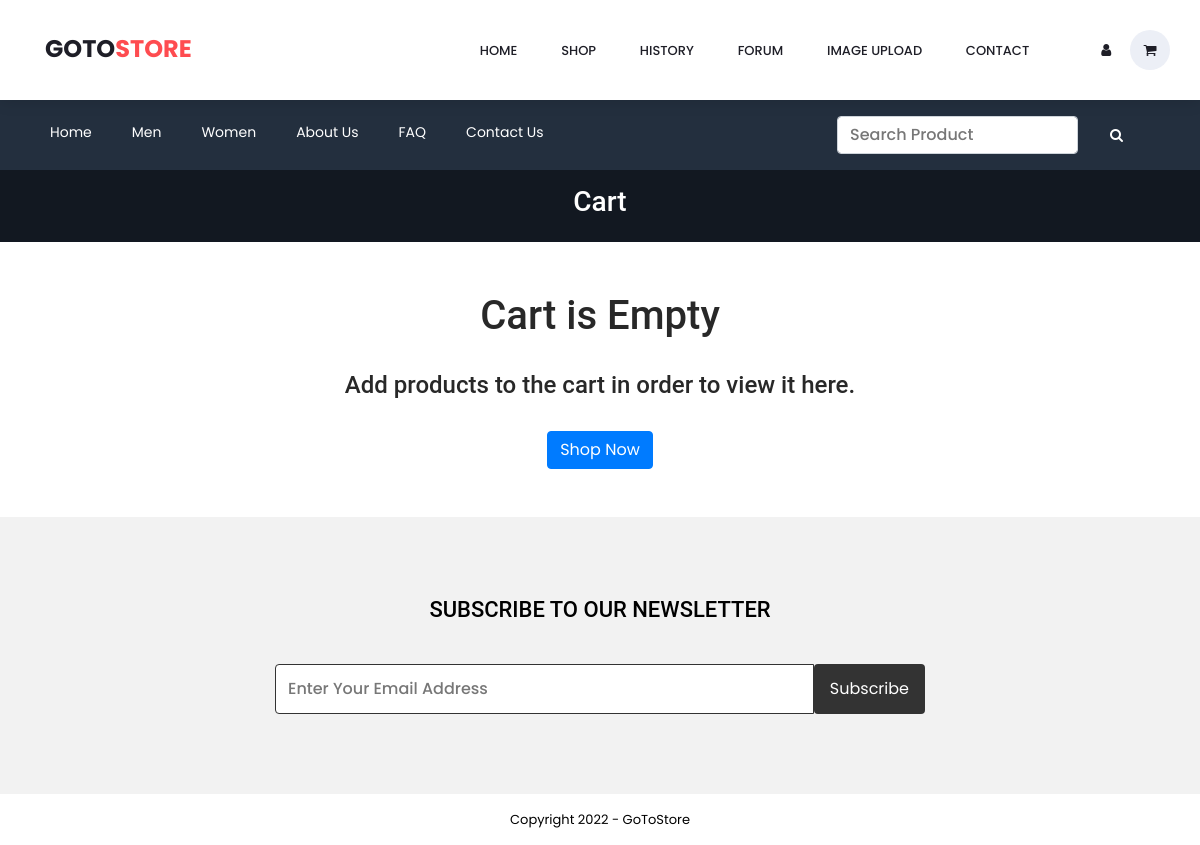
/cart.php (signed in), run on the app's committed database.
### tables this page shows
CREATE TABLE `tbl_top_category` (
  `tcat_id` int(11) NOT NULL,
  `tcat_name` varchar(255) NOT NULL,
  `show_on_menu` int(1) NOT NULL
);

CREATE TABLE `tbl_page` (
  `id` int(11) NOT NULL,
  `about_title` varchar(255) NOT NULL,
  `about_content` text NOT NULL,
  `about_banner` varchar(255) NOT NULL,
  `about_meta_title` varchar(255) NOT NULL,
  `about_meta_keyword` text NOT NULL,
  `about_meta_description` text NOT NULL,
  `faq_title` varchar(255) NOT NULL,
  `faq_banner` varchar(255) NOT NULL,
  `faq_meta_title` varchar(255) NOT NULL,
  `faq_meta_keyword` text NOT NULL,
  `faq_meta_description` text NOT NULL,
  `blog_title` varchar(255) NOT NULL,
  `blog_banner` varchar(255) NOT NULL,
  `blog_meta_title` varchar(255) NOT NULL,
  `blog_meta_keyword` text NOT NULL,
  `blog_meta_description` text NOT NULL,
  `contact_title` varchar(255) NOT NULL,
  `contact_banner` varchar(255) NOT NULL,
  `contact_meta_title` varchar(255) NOT NULL,
  `contact_meta_keyword` text NOT NULL,
  `contact_meta_description` text NOT NULL,
  `pgallery_title` varchar(255) NOT NULL,
  `pgallery_banner` varchar(255) NOT NULL,
  `pgallery_meta_title` varchar(255) NOT NULL,
  `pgallery_meta_keyword` text NOT NULL,
  `pgallery_meta_description` text NOT NULL,
  `vgallery_title` varchar(255) NOT NULL,
  `vgallery_banner` varchar(255) NOT NULL,
  `vgallery_meta_title` varchar(255) NOT NULL,
  `vgallery_meta_keyword` text NOT NULL,
  `vgallery_meta_description` text NOT NULL
);

CREATE TABLE `tbl_settings` (
  `id` int(11) NOT NULL,
  `logo` varchar(255) NOT NULL,
  `favicon` varchar(255) NOT NULL,
  `footer_about` text NOT NULL,
  `footer_copyright` text NOT NULL,
  `contact_address` text NOT NULL,
  `contact_email` varchar(255) NOT NULL,
  `contact_phone` varchar(255) NOT NULL,
  `contact_fax` varchar(255) NOT NULL,
  `contact_map_iframe` text NOT NULL,
  `receive_email` varchar(255) NOT NULL,
  `receive_email_subject` varchar(255) NOT NULL,
  `receive_email_thank_you_message` text NOT NULL,
  `forget_password_message` text NOT NULL,
  `total_recent_post_footer` int(10) NOT NULL,
  `total_popular_post_footer` int(10) NOT NULL,
  `total_recent_post_sidebar` int(11) NOT NULL,
  `total_popular_post_sidebar` int(11) NOT NULL,
  `total_featured_product_home` int(11) NOT NULL,
  `total_latest_product_home` int(11) NOT NULL,
  `total_popular_product_home` int(11) NOT NULL,
  `meta_title_home` text NOT NULL,
  `meta_keyword_home` text NOT NULL,
  `meta_description_home` text NOT NULL,
  `banner_login` varchar(255) NOT NULL,
  `banner_registration` varchar(255) NOT NULL,
  `banner_forget_password` varchar(255) NOT NULL,
  `banner_reset_password` varchar(255) NOT NULL,
  `banner_search` varchar(255) NOT NULL,
  `banner_cart` varchar(255) NOT NULL,
  `banner_checkout` varchar(255) NOT NULL,
  `banner_product_category` varchar(255) NOT NULL,
  `banner_blog` varchar(255) NOT NULL,
  `cta_title` varchar(255) NOT NULL,
  `cta_content` text NOT NULL,
  `cta_read_more_text` varchar(255) NOT NULL,
  `cta_read_more_url` varchar(255) NOT NULL,
  `cta_photo` varchar(255) NOT NULL,
  `featured_product_title` varchar(255) NOT NULL,
  `featured_product_subtitle` varchar(255) NOT NULL,
  `latest_product_title` varchar(255) NOT NULL,
  `latest_product_subtitle` varchar(255) NOT NULL,
  `popular_product_title` varchar(255) NOT NULL,
  `popular_product_subtitle` varchar(255) NOT NULL,
  `testimonial_title` varchar(255) NOT NULL,
  `testimonial_subtitle` varchar(255) NOT NULL,
  `testimonial_photo` varchar(255) NOT NULL,
  `blog_title` varchar(255) NOT NULL,
  `blog_subtitle` varchar(255) NOT NULL,
  `newsletter_text` text NOT NULL,
  `paypal_email` varchar(255) NOT NULL,
  `stripe_public_key` varchar(255) NOT NULL,
  `stripe_secret_key` varchar(255) NOT NULL,
  `bank_detail` text NOT NULL,
  `before_head` text NOT NULL,
  `after_body` text NOT NULL,
  `before_body` text NOT NULL,
  `home_service_on_off` int(11) NOT NULL,
  `home_welcome_on_off` int(11) NOT NULL,
  `home_featured_product_on_off` int(11) NOT NULL,
  `home_latest_product_on_off` int(11) NOT NULL,
  `home_popular_product_on_off` int(11) NOT NULL,
  `home_testimonial_on_off` int(11) NOT NULL,
  `home_blog_on_off` int(11) NOT NULL,
  `newsletter_on_off` int(11) NOT NULL,
  `ads_above_welcome_on_off` int(1) NOT NULL,
  `ads_above_featured_product_on_off` int(1) NOT NULL,
  `ads_above_latest_product_on_off` int(1) NOT NULL,
  `ads_above_popular_product_on_off` int(1) NOT NULL,
  `ads_above_testimonial_on_off` int(1) NOT NULL,
  `ads_category_sidebar_on_off` int(1) NOT NULL
);

### cart.php (the view, shortened to what this page needs)
<?php require_once('header.php'); ?>
<?php
$statement = $pdo->prepare("SELECT * FROM tbl_settings WHERE id=1");
$statement->execute();
$result = $statement->fetchAll(PDO::FETCH_ASSOC);
foreach ($result as $row) {
    $banner_cart = $row['banner_cart'];
}
?>
<div class="page-banner" style="background-image: url(assets/uploads/<?php echo $banner_cart; ?>)">
    <div class="overlay"></div>
    <div class="page-banner-inner">
        <h3><?php echo "Cart"; ?></h3>
    </div>
</div>
<div class="page">
    <div class="container">
        <div class="row">
            <div class="col-md-12">
                <?php if (!isset($_SESSION['cart_p_id'])) : ?>
                    <?php echo '<h2 class="text-center">Cart is Empty</h2></br>'; ?>
                    <?php echo '<h4 class="text-center">Add products to the cart in order to view it here.</h4>'; ?>
                    <div class="shop-button" style="display: flex; justify-content:center; margin: 2rem 0;">
                        <a href="./product-category.php?id=1&type=top-category" style="margin: auto;"><button class="btn btn-primary">Shop Now</button></a>
                    </div>
                <?php endif; ?>
            </div>
        </div>
    </div>
</div>
<?php require_once('footer.php'); ?>

### header.php (shortened to what this page needs)
<?php
include("admin/inc/config.php");
$statement = $pdo->prepare("SELECT * FROM tbl_settings WHERE id=1");
$statement->execute();
$result = $statement->fetchAll(PDO::FETCH_ASSOC);
?>
<!DOCTYPE html>
<html lang="en">
<head>
	<link rel="stylesheet" href="https://cdn.jsdelivr.net/npm/bootstrap@4.0.0/dist/css/bootstrap.min.css">
	<link rel="stylesheet" href="assets/css/font-awesome.min.css">
	<link rel="stylesheet" href="assets/css/owl.carousel.min.css">
	<link rel="stylesheet" href="assets/css/owl.theme.default.min.css">
	<link rel="stylesheet" href="assets/css/jquery.bxslider.min.css">
	<link rel="stylesheet" href="assets/css/magnific-popup.css">
	<link rel="stylesheet" href="assets/css/rating.css">
	<link rel="stylesheet" href="assets/css/spacing.css">
	<link rel="stylesheet" href="assets/css/bootstrap-touch-slider.css">
	<link rel="stylesheet" href="assets/css/animate.min.css">
	<link rel="stylesheet" href="assets/css/tree-menu.css">
	<link rel="stylesheet" href="assets/css/select2.min.css">
	<link rel="stylesheet" href="assets/css/main.css">
	<link rel="stylesheet" href="assets/css/responsive.css">
	<link rel="stylesheet" type="text/css" href="styles/main_styles.css">
	<link rel="stylesheet" type="text/css" href="styles/responsive.css">
	<?php
	$statement = $pdo->prepare("SELECT * FROM tbl_page WHERE id=1");
	$statement->execute();
	$result = $statement->fetchAll(PDO::FETCH_ASSOC);
	?>
</head>
<body>
	<header class="header trans_300" style="z-index: 99999;">
		<div class="main_nav_container">
			<div class="container">
				<div class="row">
					<div class="col-lg-12 text-right">
						<div class="logo_container">
							<a href="#">GOTO<span>STORE</span></a>
						</div>
						<nav class="navbar">
							<ul class="navbar_menu">
								<li><a href="./index.php">Home</a></li>
								<li><a href="./product-category.php?id=1&type=top-category">Shop</a></li>
								<li><a href="./customer-order.php">History</a></li>
								<li><a href="./select.php">Forum</a></li>
								<li><a href="./image-upload.php">Image Upload</a></li>
								<li><a href="./contact.php">contact</a></li>
							</ul>
							<ul class="navbar_user">
								<?php
								if (isset($_SESSION['customer']) || isset($_SESSION['seller'])) {
								?>
									<li><a href="./profile.php"><i class="fa fa-user" aria-hidden="true"></i></a></li>
								<?php
								} else {
								?>
									<li><a href="./login.php"><i class="fa fa-user" aria-hidden="true"></i></a></li>
								<?php } ?>
								<li class="checkout">
									<a href="./cart.php">
										<i class="fa fa-shopping-cart" aria-hidden="true"></i>
									</a>
								</li>
							</ul>
						</nav>
					</div>
				</div>
			</div>
		</div>
	</header>
	<div class="fs_menu_overlay"></div>
	<div class="nav" style="padding-top: 100px;">
		<div class="container">
			<div class="row">
				<div class="col-md-8 pl_0 pr_0">
					<div class="menu-container">
						<div class="menu">
							<ul>
								<li><a href="index.php">Home</a></li>
								<?php
								$statement = $pdo->prepare("SELECT * FROM tbl_top_category WHERE show_on_menu=1");
								$statement->execute();
								$result = $statement->fetchAll(PDO::FETCH_ASSOC);
								foreach ($result as $row) {
								?>
									<li><a href="product-category.php?id=<?php echo $row['tcat_id']; ?>&type=top-category"><?php echo $row['tcat_name']; ?></a>
									</li>
								<?php
								}
								?>
								<?php
								$statement = $pdo->prepare("SELECT * FROM tbl_page WHERE id=1");
								$statement->execute();
								$result = $statement->fetchAll(PDO::FETCH_ASSOC);
								foreach ($result as $row) {
									$about_title = $row['about_title'];
									$faq_title = $row['faq_title'];
									$contact_title = $row['contact_title'];
								}
								?>
								<li><a href="about.php"><?php echo $about_title; ?></a></li>
								<li><a href="faq.php"><?php echo $faq_title; ?></a></li>
								<li><a href="contact.php"><?php echo $contact_title; ?></a></li>
							</ul>
						</div>
					</div>
				</div>
				<div class="col-md-4 search-area">
					<form class="navbar-form navbar-left" role="search" action="search-result.php" method="get">
						<div class="form-group">
							<input type="text" class="form-control search-top" placeholder="<?php echo "Search Product"; ?>" name="search_text" style="min-width: 155px;">
							<button type="submit"><i class="fa fa-search" aria-hidden="true"></i></button>
						</div>
					</form>
				</div>
			</div>
		</div>
	</div>

### footer.php (shortened to what this page needs)
<?php
$statement = $pdo->prepare("SELECT * FROM tbl_settings WHERE id=1");
$statement->execute();
$result = $statement->fetchAll(PDO::FETCH_ASSOC);
foreach ($result as $row)
{
	$footer_copyright = $row['footer_copyright'];
    $newsletter_on_off = $row['newsletter_on_off'];
}
?>
<?php if($newsletter_on_off == 1): ?>
<section class="home-newsletter" style="margin-top: 1rem;">
	<div class="container">
		<div class="row">
			<div class="col-md-12 col-md-offset-3">
				<div class="single">
				<form action="" method="post">
					<h2><?php echo "Subscribe To Our Newsletter"; ?></h2>
					<div class="input-group">
			        	<input type="email" class="form-control" placeholder="<?php echo "Enter Your Email Address"; ?>" name="email_subscribe">
			         	<span class="input-group-btn">
			         	<button class="btn btn-theme" type="submit" name="form_subscribe"><?php echo "Subscribe"; ?></button>
			         	</span>
			        </div>
				</div>
			</div>
		</div>
	</div>
</section>
<?php endif; ?>
<div class="footer-bottom">
	<div class="container">
		<div class="row">
			<div class="col-md-12 copyright">
				<?php echo $footer_copyright; ?>
			</div>
		</div>
	</div>
</div>
</body>
</html>

### assets/css/main.css (style rules this page uses)
* { margin: 0; padding: 0; }
body { font-family: 'Poppins', sans-serif; font-size: 14px; }
h1, h2, h3, h4, h5, h6 { font-family: "Roboto", sans-serif; }
a { text-decoration: none; }
.header { width: 100%; height: auto; background: #fff; }
.nav { background: #232f3e; }
.menu-container { width: 100%; margin: 0 auto; background: #232f3e; }
.menu-dropdown-icon:before { content: "\f067"; font-family: "FontAwesome"; display: none; cursor: pointer; float: right; padding: 1.5em 2em; background: #fff; color: #333; }
.menu>ul { margin: 0 auto; width: 100%; list-style: none; padding: 0; position: relative; box-sizing: border-box; }
.menu>ul:before, .menu>ul:after { content: ""; display: table; }
.menu>ul:after { clear: both; }
.menu>ul>li { float: left; padding: 0; margin: 0; }
.menu>ul>li a { text-decoration: none; padding: 1.5em 20px; display: block; color: #fff; }
.footer-bottom { width: 100%; height: auto; background: white; padding: 14px 0; }
.footer-bottom .copyright { font-size: 13px; color: black; text-align: center; }
.page-banner { width: 100%; height: auto; background-repeat: no-repeat; background-position: center center; -webkit-background-size: cover; background-size: cover; position: relative; padding-top: 15px; padding-bottom: 15px; overflow: hidden; }
.page-banner .overlay { position: absolute; left: 0; top: 0; width: 100%; height: 100%; opacity: 0.7; background: #131921; }
.page-banner h3 { color: #fff; text-align: center; z-index: 11; position: relative; }
.page { width: 100%; height: auto; padding-top: 50px; }
.home-newsletter { padding: 80px 0; background: #f2f2f2; }
.home-newsletter .single { max-width: 650px; margin: 0 auto; text-align: center; position: relative; z-index: 2; }
.home-newsletter .single h2 { font-size: 22px; color: black; text-transform: uppercase; margin-bottom: 40px; margin-top: 0; }
.home-newsletter .single .form-control { height: 50px; border-color: #333; outline: none; }
.home-newsletter .single .btn { min-height: 50px; background: #333; color: #fff; padding-left: 15px; padding-right: 15px; }

### assets/css/responsive.css (style rules this page uses)
@media only screen and (min-width: 992px) { .header .container { padding-right: 0; } }

### styles/responsive.css (style rules this page uses)
.search-area form .form-group { display: flex; }

### header.php (style rules this page uses)
.search-area form .form-group { display: flex; padding: 1rem; margin-bottom: 0; }
.search-area form .form-group * { margin: 0 1rem; }
.search-area form .form-group button { background: none; border: none; outline: none; margin: 0; color: white; cursor: pointer; }

### data on the page
tbl_top_category: tcat_name "Men"
tbl_top_category: tcat_name "Women"
tbl_page: about_title "About Us", faq_title "FAQ", contact_title "Contact Us"
tbl_settings: banner_cart (picture), footer_copyright "Copyright 2022 - GoToStore"
